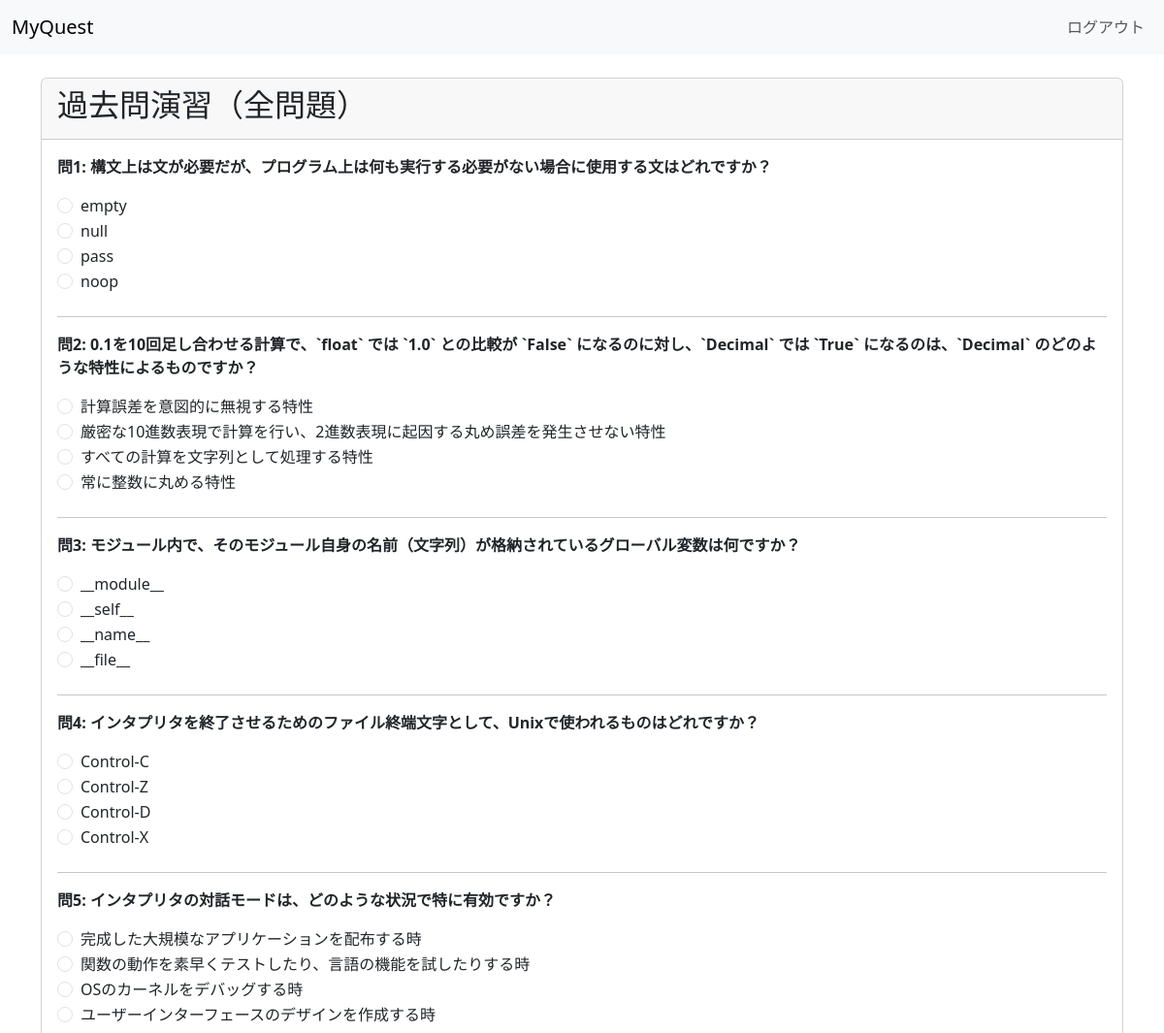
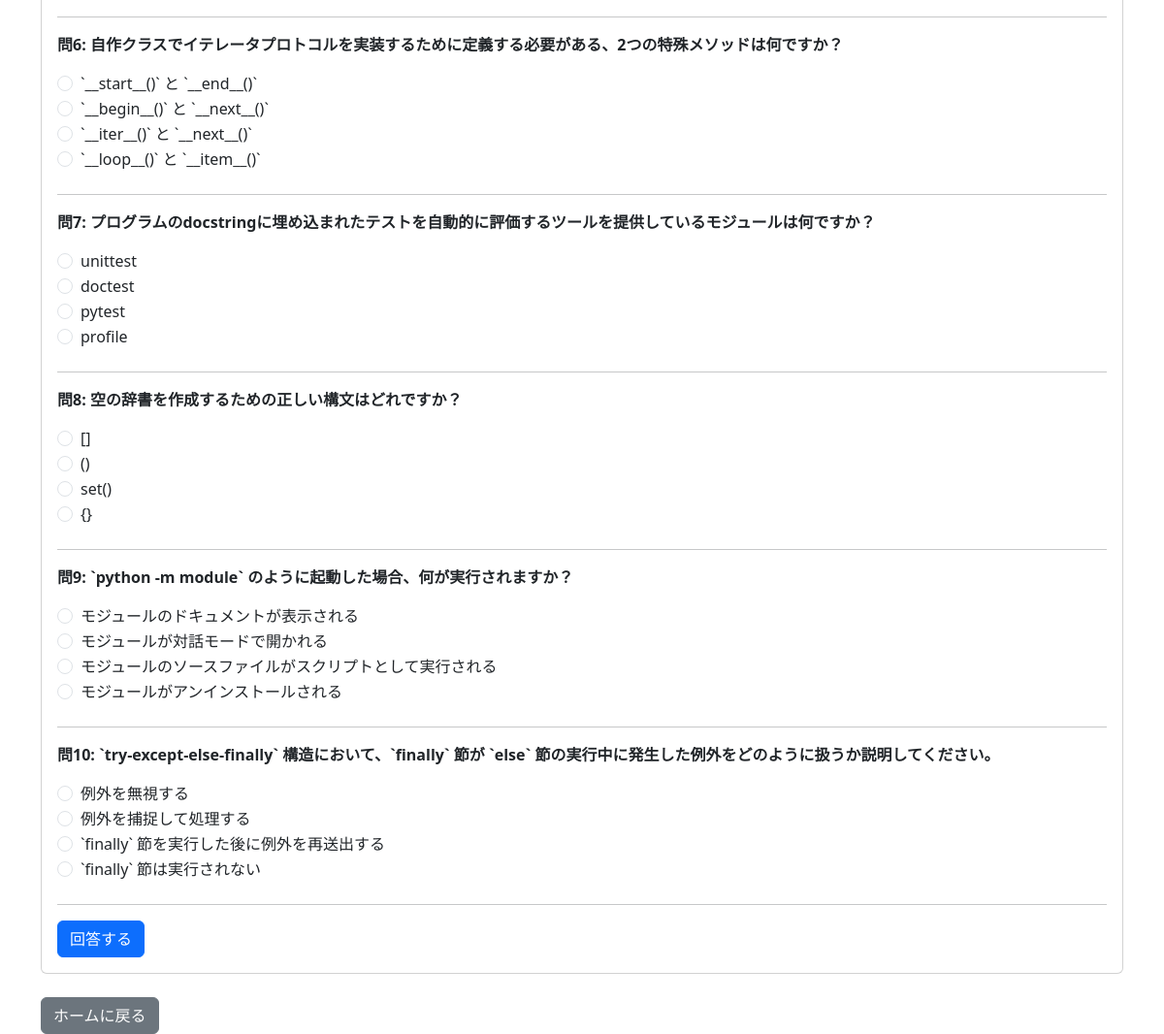
The page /practice (signed in) on the database its author committed (2 pictures, top to bottom).
### model.py (models this page shows)
class Question(db.Model):
    __tablename__ = "questions"
    id = db.Column(db.Integer, primary_key=True)
    question = db.Column(db.String(300), nullable=False)
    choice1 = db.Column(db.String(200))
    choice2 = db.Column(db.String(200))
    choice3 = db.Column(db.String(200))
    choice4 = db.Column(db.String(200))
    correct = db.Column(db.Integer)
    category = db.Column(db.String(50)) # section / practiceなど
    hint = db.Column(db.String(500))
    url = db.Column(db.String(500))
    results = db.relationship('QuizResult', backref='question', lazy=True) # Add relationship

### app.py (the view, shortened to what this page needs)
@app.route("/practice", methods=["GET", "POST"])
def practice():
    if "user" not in session:
        return redirect("/")
    current_user_email = session.get("user")
    current_user = User.query.filter_by(email=current_user_email).first()
    if not current_user:
        flash("ユーザーが見つかりません。", "danger")
        return redirect("/")
    try:
        num_questions = int(request.args.get('num_questions', 10))
    except (ValueError, TypeError):
        num_questions = 10
    practice_type = request.args.get('type', 'all')
    question_pool = []
    title = ""
    if practice_type == 'exclude_answered':
        title = "過去問演習（2回以上正解した問題を除く）"
        all_results = db.session.query(QuizResult).filter_by(user_id=current_user.id).order_by(QuizResult.question_id, desc(QuizResult.timestamp)).all()
        results_by_question = {k: list(v) for k, v in groupby(all_results, key=lambda r: r.question_id)}
        exclude_question_ids = set()
        for q_id, results in results_by_question.items():
            if len(results) >= 2 and results[0].is_correct and results[1].is_correct:
                exclude_question_ids.add(q_id)
        question_pool = Question.query.filter(Question.id.notin_(exclude_question_ids)).all()
    else: # practice_type == 'all'
        title = "過去問演習（全問題）"
        question_pool = Question.query.all()
    if not question_pool:
        return render_template("practice.html", questions=[], message="対象の問題がありません。", title=title)
    num_to_sample = min(len(question_pool), num_questions)
    q_list = random.sample(question_pool, num_to_sample)
    return render_template("practice.html", questions=q_list, title=title)

### templates/practice.html (shortened to what this page needs)
<!DOCTYPE html>
<html>
<head>
    <link href="https://cdn.jsdelivr.net/npm/bootstrap@5.3.0-alpha1/dist/css/bootstrap.min.css" rel="stylesheet">
</head>
<body>
    <nav class="navbar navbar-expand-lg navbar-light bg-light">
        <div class="container-fluid">
            <a class="navbar-brand" href="#">MyQuest</a>
            <div class="collapse navbar-collapse" id="navbarNav">
                <ul class="navbar-nav ms-auto">
                    <li class="nav-item">
                        <a class="nav-link" href="/logout">ログアウト</a>
                    </li>
                </ul>
            </div>
        </div>
    </nav>
    <div class="container mt-4">
        <div class="card">
            <div class="card-header">
                <h2>{{ title or '過去問演習' }}</h2>
            </div>
            <div class="card-body">
                {% if results %}
                    <h3>テスト結果</h3>
                    <div class="alert alert-info">
                        <h4>正解数: {{ score }} / {{ total }} 問</h4>
                        <h4>正解率: {{ percentage }}%</h4>
                    </div>
                    <p>お疲れ様でした！結果は以下の通りです。</p>
                    <hr>
                    {% for res in results %}
                    <div class="mb-4 p-3 {% if res.is_correct %}result-correct{% else %}result-incorrect{% endif %}">
                        <p class="card-text fw-bold">問{{ loop.index }}: {{ res.question.question }}</p>
                        <p>あなたの回答:
                            <span class="{% if not res.is_correct %}user-answer-incorrect{% endif %}">
                                {{ res.user_choice_text }}
                            </span>
                        </p>
                        {% if not res.is_correct %}
                            <p>正解: <span class="correct-answer-text">{{ res.correct_choice_text }}</span></p>
                        {% endif %}
                        <div class="mt-3">
                            {% if res.question.hint %}
                                <p><b>解説:</b> {{ res.question.hint }}</p>
                            {% endif %}
                            {% if res.question.url %}
                                <p><b>参考URL:</b> <a href="{{ res.question.url }}" target="_blank">{{ res.question.url }}</a></p>
                            {% endif %}
                        </div>
                    </div>
                    {% endfor %}
                {% elif message %}
                    <div class="alert alert-warning">{{ message }}</div>
                {% else %}
                    <form action="{{ url_for('practice') }}" method="post">
                        {% for q_obj in questions %}
                        <div class="mb-4">
                            <p class="card-text fw-bold">問{{ loop.index }}: {{ q_obj.question }}</p>
                            <div class="form-check">
                                <input type="radio" class="form-check-input" name="answer_{{ q_obj.id }}" value="1" id="q{{ q_obj.id }}-choice1" required>
                                <label class="form-check-label" for="q{{ q_obj.id }}-choice1">{{ q_obj.choice1 }}</label>
                            </div>
                            <div class="form-check">
                                <input type="radio" class="form-check-input" name="answer_{{ q_obj.id }}" value="2" id="q{{ q_obj.id }}-choice2">
                                <label class="form-check-label" for="q{{ q_obj.id }}-choice2">{{ q_obj.choice2 }}</label>
                            </div>
                            <div class="form-check">
                                <input type="radio" class="form-check-input" name="answer_{{ q_obj.id }}" value="3" id="q{{ q_obj.id }}-choice3">
                                <label class="form-check-label" for="q{{ q_obj.id }}-choice3">{{ q_obj.choice3 }}</label>
                            </div>
                            <div class="form-check">
                                <input type="radio" class="form-check-input" name="answer_{{ q_obj.id }}" value="4" id="q{{ q_obj.id }}-choice4">
                                <label class="form-check-label" for="q{{ q_obj.id }}-choice4">{{ q_obj.choice4 }}</label>
                            </div>
                        </div>
                        <hr>
                        {% endfor %}
                        <button type="submit" class="btn btn-primary">回答する</button>
                    </form>
                {% endif %}
            </div>
        </div>
        <div class="mt-4">
            {% if results %}
                <a href="{{ url_for('practice', num_questions=num_questions, type=practice_type) }}" class="btn btn-primary">もう一度挑戦する</a>
                <a href="/home" class="btn btn-secondary">ホームに戻る</a>
            {% else %}
                <a href="/home" class="btn btn-secondary">ホームに戻る</a>
            {% endif %}
        </div>
    </div>
</body>
</html>

### rows shown on the page
Question: question "構文上は文が必要だが、プログラム上は何も実行する必要がない場合に使用する文はどれですか？", choice1 "empty", choice2 "null", choice3 "pass", choice4 "noop"
Question: question "0.1を10回足し合わせる計算で、`float` では `1.0` との比較が `False` になるのに対し、`Decimal` では `True` になるのは、`Decimal` のどのような特性によるものですか？", choice1 "計算誤差を意図的に無視する特性", choice2 "厳密な10進数表現で計算を行い、2進数表現に起因する丸め誤差を発生させない特性", choice3 "すべての計算を文字列として処理する特性", choice4 "常に整数に丸める特性"
Question: question "モジュール内で、そのモジュール自身の名前（文字列）が格納されているグローバル変数は何ですか？", choice1 "__module__", choice2 "__self__", choice3 "__name__", choice4 "__file__"
Question: question "インタプリタを終了させるためのファイル終端文字として、Unixで使われるものはどれですか？", choice1 "Control-C", choice2 "Control-Z", choice3 "Control-D", choice4 "Control-X"
Question: question "インタプリタの対話モードは、どのような状況で特に有効ですか？", choice1 "完成した大規模なアプリケーションを配布する時", choice2 "関数の動作を素早くテストしたり、言語の機能を試したりする時", choice3 "OSのカーネルをデバッグする時", choice4 "ユーザーインターフェースのデザインを作成する時"
Question: question "自作クラスでイテレータプロトコルを実装するために定義する必要がある、2つの特殊メソッドは何ですか？", choice1 "`__start__()` と `__end__()`", choice2 "`__begin__()` と `__next__()`", choice3 "`__iter__()` と `__next__()`", choice4 "`__loop__()` と `__item__()`"
Question: question "プログラムのdocstringに埋め込まれたテストを自動的に評価するツールを提供しているモジュールは何ですか？", choice1 "unittest", choice2 "doctest", choice3 "pytest", choice4 "profile"
Question: question "空の辞書を作成するための正しい構文はどれですか？", choice1 "[]", choice2 "()", choice3 "set()", choice4 "{}"
Question: question "`python -m module` のように起動した場合、何が実行されますか？", choice1 "モジュールのドキュメントが表示される", choice2 "モジュールが対話モードで開かれる", choice3 "モジュールのソースファイルがスクリプトとして実行される", choice4 "モジュールがアンインストールされる"
Question: question "`try-except-else-finally` 構造において、`finally` 節が `else` 節の実行中に発生した例外をどのように扱うか説明してください。", choice1 "例外を無視する", choice2 "例外を捕捉して処理する", choice3 "`finally` 節を実行した後に例外を再送出する", choice4 "`finally` 節は実行されない"

### other values the page prints
{{ title or '過去問演習' }} "過去問演習（全問題）"
